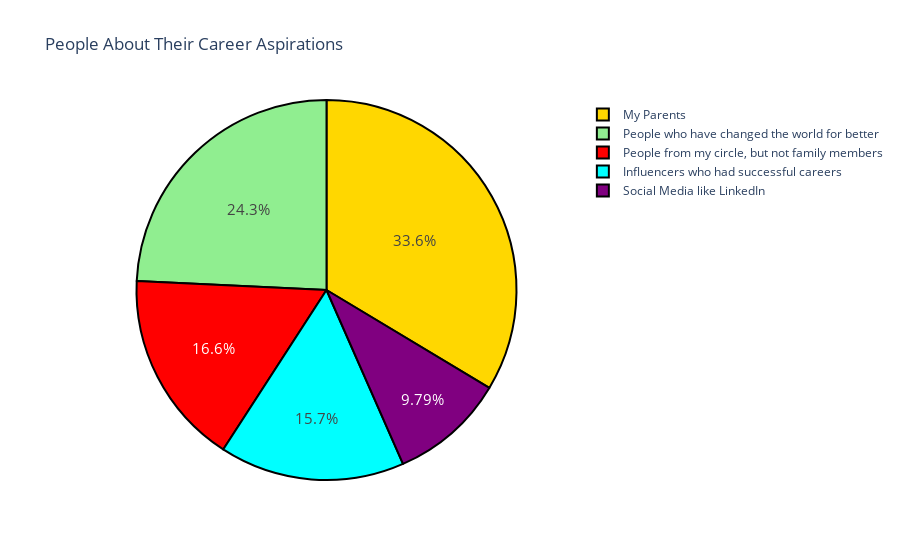

Notebook code for this chart:
### Code cell
aspire=df["Which of the below factors influence the most about your career aspirations ?"].value_counts()
aspire
label=aspire.index
count=aspire.values
colors = ["gold","lightgreen","red","cyan","purple"]

fig1=go.Figure(data=[go.Pie(labels=label,values=count)])
fig1.update_layout(title_text="People About Their Career Aspirations")
fig1.update_traces(hoverinfo=("label+value"),textinfo="percent",textfont_size=15,marker=dict(colors=colors,
                                                                                            line=dict(color="black",width=2)))
fig1.show()

### Figure 1 — Plotly figure (JSON) as saved in the notebook; plotly's stock layout.template omitted (floating-point values rounded to 4 significant figures)
{"data": [{"hoverinfo": "label+value", "labels": ["My Parents", "People who have changed the world for better", "People from my circle, but not family members", "Influencers who had successful careers", "Social Media like LinkedIn"], "marker": {"colors": ["gold", "lightgreen", "red", "cyan", "purple"], "line": {"color": "black", "width": 2}}, "textfont": {"size": 15}, "textinfo": "percent", "type": "pie", "values": [79, 57, 39, 37, 23]}], "layout": {"autosize": true, "title": {"text": "People About Their Career Aspirations"}}}
